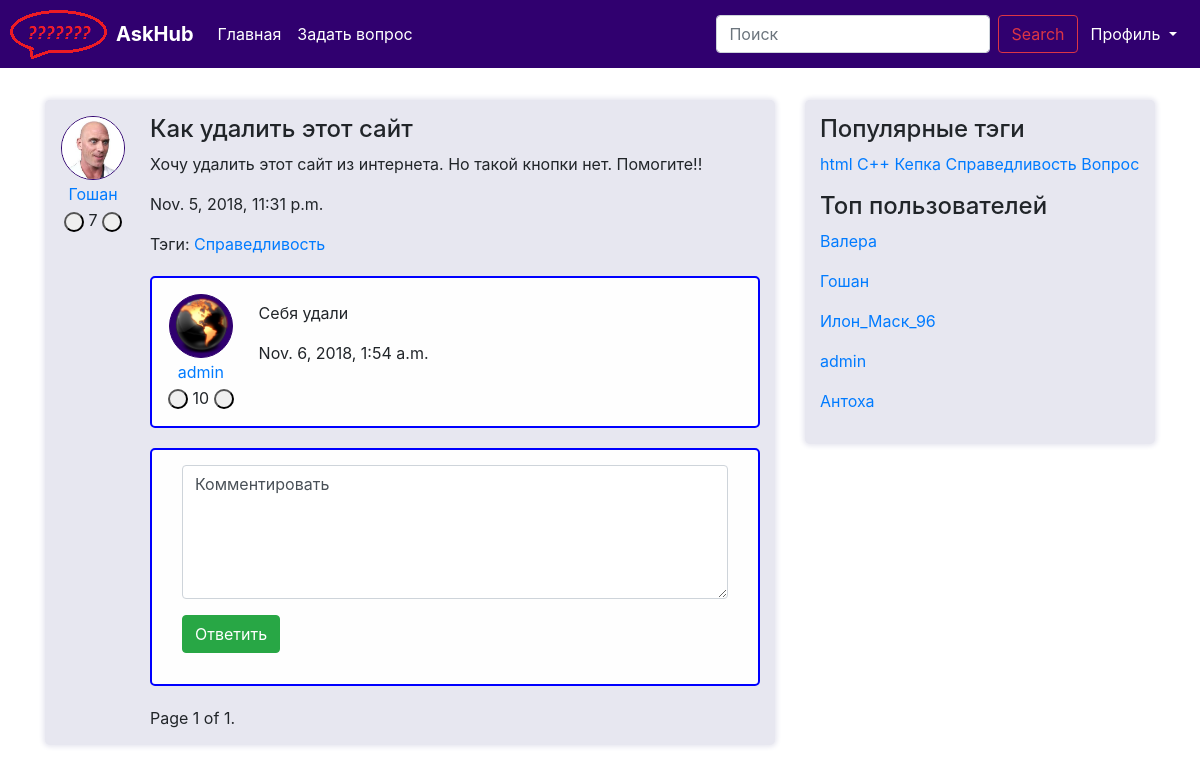
Page /question/8/ on the committed database.
### question/models.py (models this page shows, shortened)
class Question(models.Model):
    author = models.ForeignKey(User, on_delete=models.CASCADE)
    title = models.CharField(max_length=120, verbose_name=u"Заголовок вопроса")
    text = models.TextField(verbose_name=u"Полное описание вопроса")
    create_date = models.DateTimeField(default=datetime.now, verbose_name=u"Время создания вопроса")
    is_active = models.BooleanField(default=True, verbose_name=u"Доступность вопроса")
    tags = models.ManyToManyField(Tag, blank=True)
    rating = models.IntegerField(default=0, null=False, verbose_name="Рейтинг вопроса")
    objects = QuestionManager()
    class Meta:
        ordering = ['-create_date']

class User(AbstractUser):
    upload = models.ImageField(upload_to='uploads/%Y/%m/%d/')
    registration_date = models.DateTimeField(default=timezone.now, verbose_name="Дата решистрации")
    rating = models.IntegerField(default=0, verbose_name="Рейтинг пользователя")
    objects = UserManager()
    def __str__(self):
        return self.username

class Tag(models.Model):
    title = models.CharField(max_length=120, verbose_name=u"Заголовок ярлыка")
    objects = TagManager()
    def __str__(self):
        return self.title

class Answer(models.Model):
    author = models.ForeignKey(User, on_delete=models.CASCADE)
    text = models.TextField(verbose_name=u"Полное описание вопроса")
    question = models.ForeignKey(Question, on_delete=models.CASCADE)
    create_date = models.DateTimeField(default=datetime.now, verbose_name=u"Время ответа")
    rating = models.IntegerField(default=0, null=False, verbose_name="Рейтинг ответа")
    objects = AnswerManager()

### question/views.py (the view)
# urls.py: path('question/<int:id>/', views.question, name='question'),
def question(request, id):
    return render(request, 'question/question.html', {
	    	'question': get_object_or_404(Question, pk=id),
            'answers' : paginate(request, Answer.objects.get_hot_for_answer(id)),
            'tags' : paginate(request, Tag.objects.hottest()),
            'users' : paginate(request, User.objects.by_rating()),
            'page_objects' : paginate(request, Answer.objects.get_hot_for_answer(id)),
   	})

### question/managers.py (called while the page is built)
    def get_hot_for_answer(self, question_id):
        return self.all().filter(question_id=question_id).order_by('rating').reverse()

    def hottest(self):
        return self.annotate(question_count=Count('question')).order_by('-question_count')

    def by_rating(self):
        return self.order_by('-rating')

### question/views.py (called while the page is built)
def paginate(request, objects_list):
    paginator = Paginator(objects_list, 5)
    page = request.GET.get('page')
    try:
        objects = paginator.page(page)
    except PageNotAnInteger:
        objects = paginator.page(1)
    except EmptyPage:
        objects = paginator.page(paginator.num_pages)
    return objects

### question/templates/question/question.html
{% extends "question/base.html" %}
{% load static %}
{% block content %}
    <div class="media one_question_item">
        <div class="media-left mr-4">
            <table >
                <tr>
                    <td align="center">
                        <img class="ava" src="{{ MEDIA_URL }}{{ question.author.upload }}" alt="{% static "img/ld2.png" %}">
                    </td>
                </tr>
                <tr>
                    <td align="center">
                        <a href="{% url 'user' id=question.author.id %}">{{ question.author }}</a>
                    </td>
                </tr>
                <tr>
                    <td align="center">
                        <span>
                            <button type="button" class="my_btn2"></button>
                            <a>{{question.rating}}</a>
                            <button type="button" class="my_btn1"></button>
                        </span>
                    </td>
                </tr>
            </table>
        </div>
        <div class="media-body">
            <a>
                <h4>{{ question.title }}</h4>
            </a>
            <p>{{ question.text }}</p>
            <p>{{ question.create_date }}</p>
            <p>
                Тэги:
                {% for qt in question.tags.all %}
                    <a href="">{{ qt }}</a>
                {% endfor %}
            </p>
            {% block answers %}
                {% include "question/answers.html" %}
            {% endblock %}
        </div>
    </div>
{% endblock %}

### question/templates/question/answers.html (shortened to what this page needs)
{% load static %}
{% block answers %}
{% for answer in answers %}
 <div class="media answer_item">
        <div class="media-left mr-4">
            <table >
                <tr>
                    <td align="center">
                        <img class="ava" src="{{ MEDIA_URL }}{{ answer.author.upload }}" alt="{% static "img/ld2.png" %}">
                    </td>
                </tr>
                <tr>
                    <td align="center">
                        <a href="{% url 'user' id=answer.author.id %}">{{ answer.author }}</a>
                    </td>
                </tr>
                <tr>
                    <td align="center">
                        <span>
                            <button type="button" class="my_btn2"></button>
                            <a>{{answer.rating}}</a>
                            <button type="button" class="my_btn1"></button>
                        </span>
                    </td>
                </tr>
            </table>
        </div>
        <div class="media-body">
            <p>{{ answer.text }}</p>
            <p>{{ answer.create_date }}</p>
        </div>
    </div>
{% endfor %}
{% block new_answer %}
    {% include "question/new_answer.html" %}
{% endblock %}
{% block paginator %}
    {% include "question/paginator.html" %}
{% endblock %}
{% endblock %}

### question/templates/question/sidebar.html
{% load static %}
{% block sidebar %}
    <div class="sidebar">
        <h4>Популярные тэги</h4>
        {% for t in tags %}
            <a href="{% url 'tag' id=t.id %}">{{ t.title }}</a>
        {% endfor %}
        <p>
        <h4>Топ пользователей</h4>
            {% for user in users %}
                <p><a href="{% url 'user' id=user.id %}">{{ user }}</a></p>
            {% endfor %}
        </p>
    </div>
{% endblock %}

### static/css/askme.css (style rules this page uses)
html { position: relative; min-height: 100%; }
body { margin-bottom: 60px; }
.one_question_item { background-color: #e7e7f0; box-shadow: 0px 0px 5px 2px #e7e7f0; padding: 15px; margin: 20px 0px 20px 0px; border-radius: 5px; }
.answer_item { background-color: #fefefe; padding: 15px; margin: 20px 0px 20px 0px; border-style: solid; border-width: 2px; border-color: #0000ff; border-radius: 5px; }
.my_btn1 { vertical-align: middle; text-align: center; width: 20px; height: 20px; border-radius: 20px; }
.my_btn2 { vertical-align: middle; text-align: center; width: 20px; height: 20px; border-radius: 20px; }
.ava { margin: 0px; padding: 0px; position: relative; width:64px; height:64px; background: #30006f; border: 1px solid #30006f; border-radius: 50%; }
.sidebar { background-color: #e7e7f0; box-shadow: 0px 0px 5px 2px #e7e7f0; padding: 15px; margin: 20px 0px 0px 0px; border-radius: 5px; }

### rows in the picture
Question: author.upload (picture), author "Гошан", rating "7", title "Как удалить этот сайт", text "Хочу удалить этот сайт из интернета. Но такой кнопки нет. Помогите!!", create_date "Nov. 5, 2018, 11:31 p.m."
Tag: title "Справедливость"
Answer: author.upload (picture), author "admin", rating "10", text "Себя удали", create_date "Nov. 6, 2018, 1:54 a.m."
Tag: title "html"
Tag: title "С++"
Tag: title "Кепка"
Tag: title "Вопрос"
User: username "Валера"
User: username "Гошан"
User: username "Илон_Маск_96"
User: username "admin"
User: username "Антоха"

### other values in the picture
{{ page_objects.number }} "1"
{{ page_objects.paginator.num_pages }} "1"
